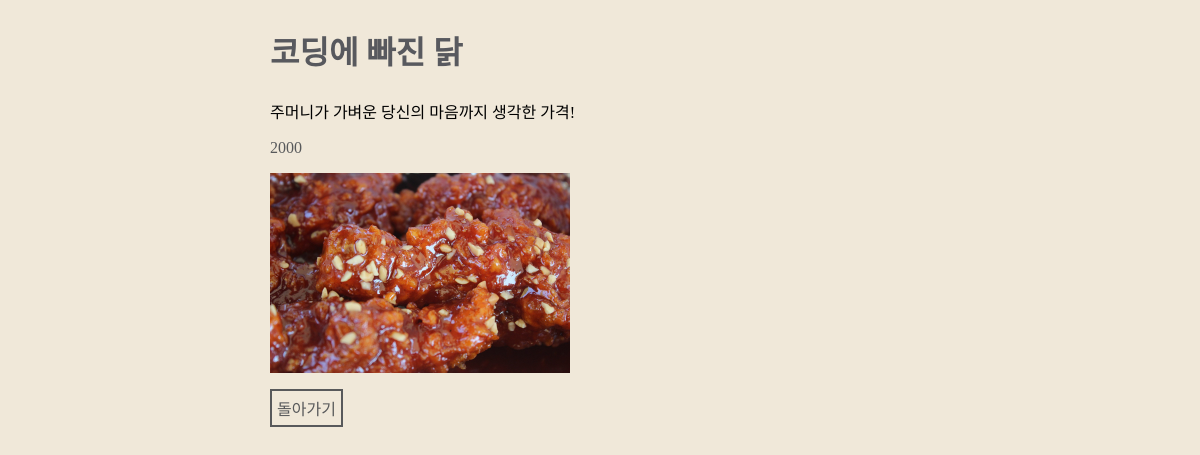
Screenshot of /foods/menus/1/ with the database file from the repository.
### foods/models.py (models this page shows, shortened)
class Menu(models.Model):
    name = models.CharField(max_length = 50)
    description = models.CharField(max_length = 100)
    price = models.IntegerField()
    img_path = models.CharField(max_length = 255)

### foods/views.py (the view)
# urls.py: path('menus/<int:pk>/', views.detail),
def detail(request,pk):
    menu = Menu.objects.get(id = pk)
    context = {'menu' : menu}
    return render(request, 'foods/detail.html', context = context)

### foods/templates/foods/detail.html (shortened to what this page needs)
{% load static %}
<!DOCTYPE html>
<html>
    <head>
        <link rel="stylesheet" href={% static 'foods/css/styles_detail.css' %}>
    </head>
    <body>
        <div class = 'food-detail'>
            <h2>{{menu.name}}</h2>
            <div>{{menu.description}}</div>
            <p>{{menu.price}}</p>
            <img src={% get_static_prefix %}{{menu.img_path}}>
            <a href = '/foods/menus'>돌아가기</a>
        </div>
    </body>
</html>

### foods/static/foods/css/styles_detail.css (style rules this page uses)
* { box-sizing: border-box; font-family: Jua; }
body { background-color : #f0e8d9; }
h2 { font-size:32px; color: #58595e; }
.food-detail { width:660px; margin-left: auto; margin-right: auto; }
.food-detail p { color: #58595b; font-size: 16px; text-align: left; }
.food-detail img { display: block; margin-bottom: 16px; width: 300px; height: 200px; }
.food-detail a { color: #58595b; font-size: 16px; text-decoration: none; border: #58595b 2px solid; padding: 5px; display: inline-block; }

### rows the page displays
Menu: name "코딩에 빠진 닭", description "주머니가 가벼운 당신의 마음까지 생각한 가격!", price "2000", img_path (picture)
